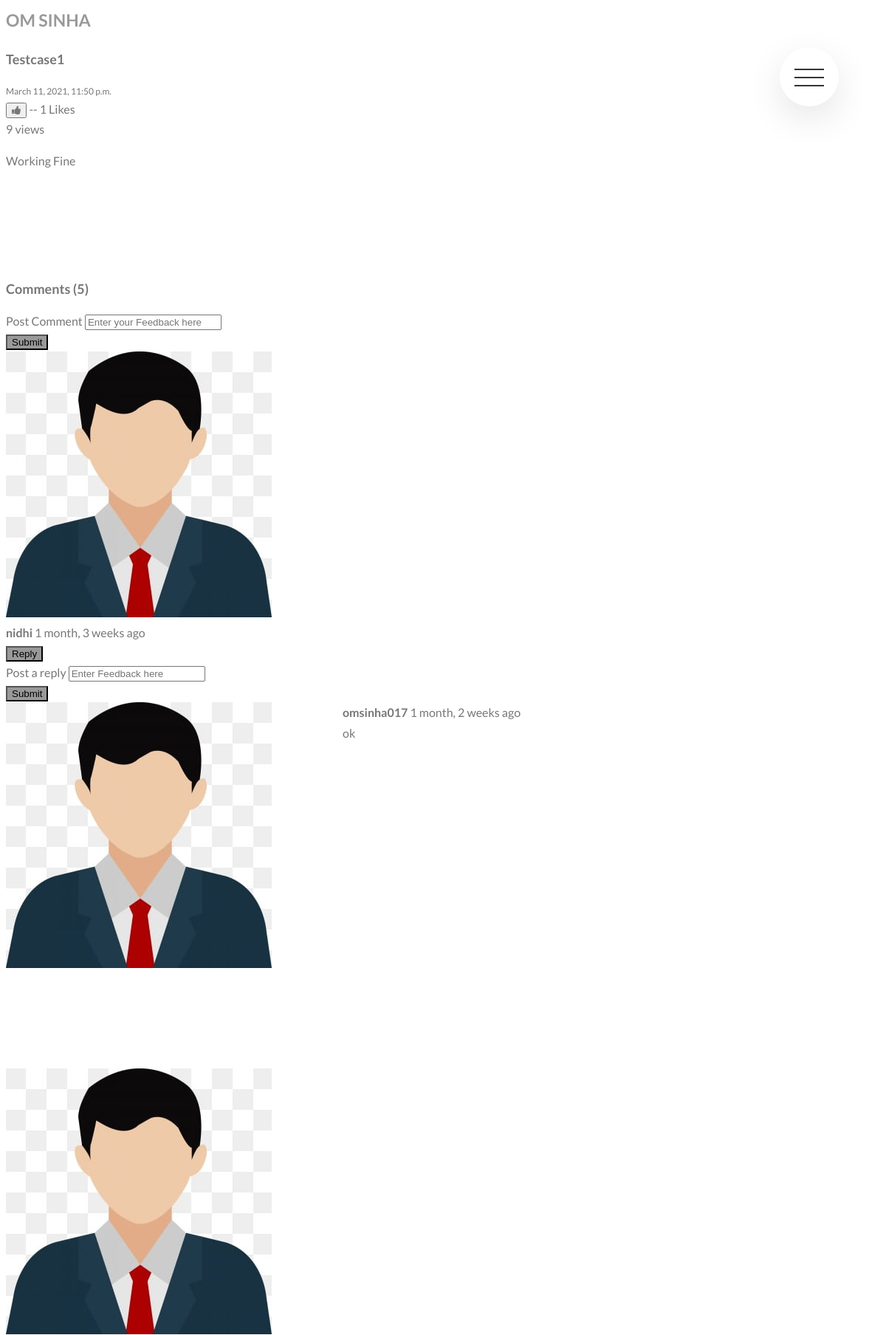
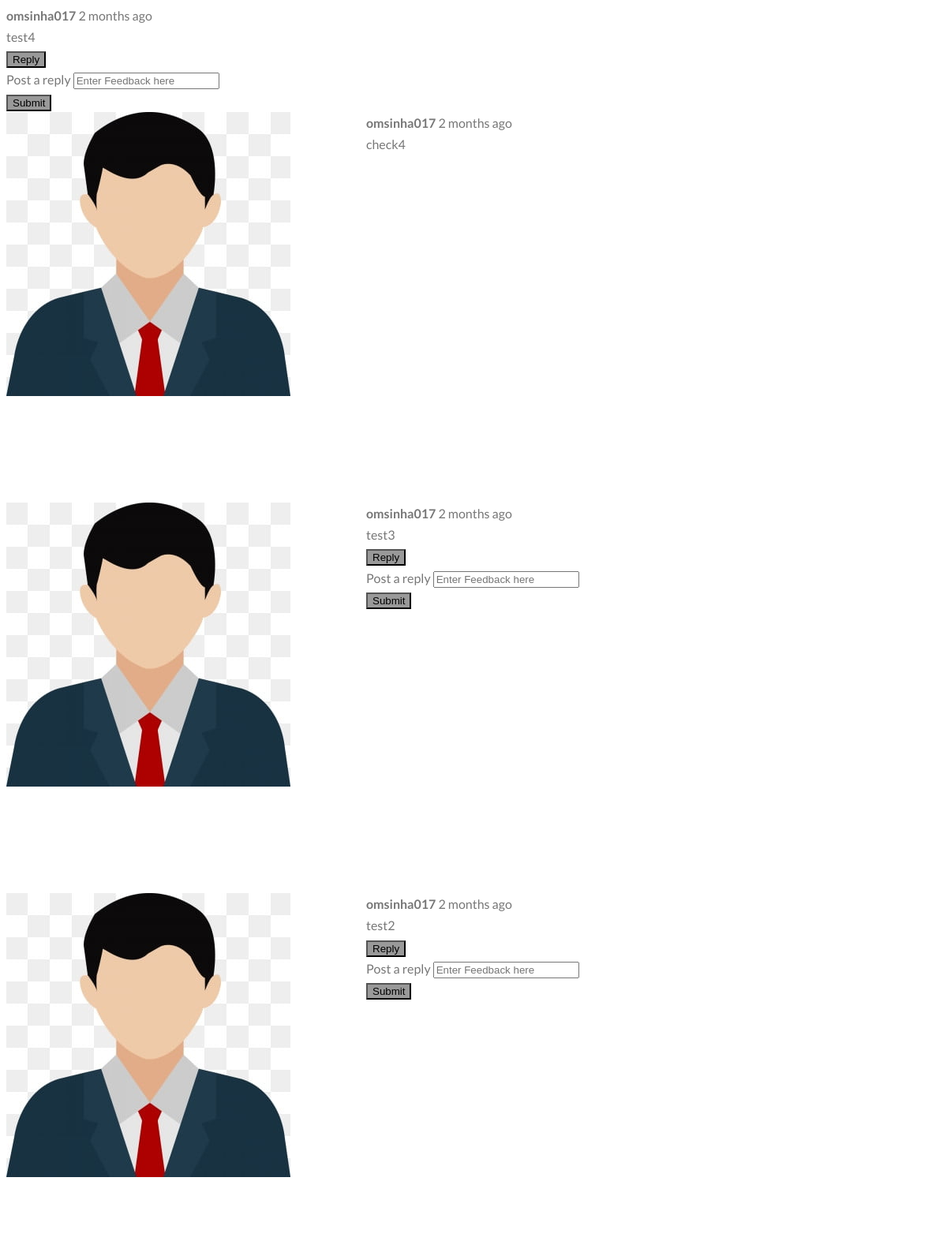
Screenshot of /posts/r/testcase1 (signed in, upper part) with the database file from the repository (2 pictures, top to bottom).
### posts/models.py (models this page shows, shortened)
class Post(models.Model):
    sno = models.AutoField(primary_key=True)
    user = models.ForeignKey(User, related_name="posts",on_delete=models.CASCADE)
    title = models.CharField(max_length=200)
    author = models.CharField(max_length=100)
    content = models.TextField()
    views = models.IntegerField(default=0)
    likes = models.ManyToManyField(User, related_name='blog_posts')
    tags = models.CharField(max_length=200)
    slug  = models.SlugField(blank=True, unique=True)
    created_at = models.DateTimeField(default=now)
    def total_likes(self):
        return self.likes.count()

class PostComment(models.Model):
    sno = models.AutoField(primary_key=True)
    comment = models.TextField()
    user = models.ForeignKey(User, on_delete=models.CASCADE)
    post = models.ForeignKey(Post, on_delete=models.CASCADE)
    parent = models.ForeignKey('self',on_delete=models.CASCADE, null=True )
    timestamp = models.DateTimeField(default=now)
    class Meta:
        ordering = ['-timestamp']

### posts/views.py (the view)
# urls.py: path("r/<str:slug>", PostDetail, name="postdetail"),
def PostDetail(request, slug):
    if request.user.is_authenticated:
        post = Post.objects.filter(slug=slug).first()
        post.views = post.views +1
        total_likes = post.total_likes()
        post.save()
        liked = False
        if post.likes.filter(id = request.user.id).exists():
            liked = True
        comments= PostComment.objects.filter(post=post, parent=None)
        replies= PostComment.objects.filter(post=post).exclude(parent=None)
        replyDict={}
        for reply in replies:
            if reply.parent.sno not in replyDict.keys():
                replyDict[reply.parent.sno]=[reply]
            else:
                replyDict[reply.parent.sno].append(reply)
        context={'post':post, 'comments': comments, 'user': request.user, 'replyDict': replyDict, 'total_likes': total_likes, 'liked': liked}
        return render(request,"posts/post_detail.html",context)
    else :
        return redirect("accounts:login")

### posts/models.py (called while the page is built)
def post_pre_save_receiver(sender, instance, *args, **kwargs):
    if not instance.slug:
        instance.slug = unique_slug_generator(instance)

### posts/templatetags/extras.py (called while the page is built)
@register.filter(name='get_val')
def get_val(dict, key):
    return dict.get(key)

### posts/templates/posts/post_detail.html (shortened to what this page needs)
{% extends "posts/post_base.html" %}
{% block post_content %}
{% load humanize %}
{% load extras %}
<div class="col-md-8">
    <div class="row no-gutters border rounded overflow-hidden flex-md-row mb-4 shadow-sm h-md-250 my-4 position-relative">
        <div class="col p-4 d-flex flex-column position-static">
            <strong class="d-inline-block mb-2" style="color: #999;text-transform: uppercase;font-size: 23px;">{{post.author}}</strong>
            <h3 class="mb-0" style="font-size:18px;">{{ post.title }}</h3>
            <div class="mb-1 text-muted" style="font-size:12px;">{{ post.created_at }}</div>
            <form action="{% url 'posts:like_post' post.sno %}" method="POST">
                {% if liked %}
                <button type="submit" name="post_sno" value="{{post.sno}}" ><i class="fa fa-thumbs-down" style="color: #777;"></i></button>
                {% else %}
                <button type="submit" name="post_sno" value="{{post.sno}}" ><i class="fa fa-thumbs-up" style="color: #777;"></i></button>
                {% endif %}  -- {{total_likes}} Likes
            </form>
            <span > {{post.views}} views</span>
            <p class="card-text mb-auto">{{ post.content }}</p>
        </div>
    </div>
    <div class="container">
        <h2 style="font-size: 18px;font-weight: 700;"> Comments ({{comments.count}}) </h2>
        <div class="my-2">
            {% if user.is_authenticated %}
            <form action="/posts/postComment" method="post">
                <div class="form-group">
                    <label for="exampleInputEmail1">Post Comment </label>
                    <input type="text" class="form-control" name="comment" placeholder="Enter your Feedback here">
                </div>
                <button type="submit" class="btn btn-primary" style="background-color:#999;margin-top: 5px;">Submit</button>
            </form>
            {% else %}
            Please login to post a comment
            {% endif %}
        </div>
        {% for comment in comments %}
        <div class="row my-3">
            <div class="col-md-1  ">
                <img class="rounded mx-auto d-block w-100 border border-dark p-2" src="/static/img/user.jpg" alt="user">
            </div>
            <div class="col-md-11 ">
                <b> {{comment.user.username}} </b> <span class="badge badge-secondary ">{{comment.timestamp| naturaltime}}</span>
                <div>{{comment.comment}}</div>
                <div class="reply mx-0">
                    {% if user.is_authenticated %}
                    <button class="btn btn-sm btn-primary" style="background-color:#999;margin-top: 5px;"  type="button" data-toggle="collapse" data-target="#replyBox{{comment.sno}}" aria-expanded="false" aria-controls="replyBox{{comment.sno}}">
                        Reply
                    </button>
                    <div class="collapse" id="replyBox{{comment.sno}}">
                        <div class="card card-body my-2">
                            <form action="/posts/postComment" method="post">
                                <div class="form-group">
                                    <label for="comment">Post a reply </label>
                                    <input type="text" class="form-control" name="comment" placeholder="Enter Feedback here">
                                </div>
                                <button type="submit" class="btn btn-primary" style="background-color:#999;margin-top: 5px;">Submit</button>
                            </form>
                        </div>
                    </div>
                    {% else %}
                    <button class="btn btn-sm btn-primary" style="background-color:#999;margin-top: 5px;" type="button" data-toggle="collapse" data-target="#replyBox{{comment.sno}}" aria-expanded="false" aria-controls="replyBox{{comment.sno}}">
                        Login to reply
                    </button>
                    {% endif %}
                    <div class="replies my-2 ">
                        {% for reply in replyDict|get_val:comment.sno %}
                        <div class="row my-2">
                            <div class="col-md-1 ">
                                <img class="rounded mx-auto d-block w-100 border border-dark p-2" src="/static/img/user.jpg" alt="user">
                            </div>
                            <div class="col-md-11">
                                <div class="col-md-11 ">
                                    <b> {{reply.user.username}} </b> <span class="badge badge-secondary ">{{reply.timestamp| naturaltime}}</span>
                                    <div>{{reply.comment}}</div>
                                </div>
                                <br>
                            </div>
                        </div>
                        {% endfor %}
                    </div>
                </div>
            </div>
        </div>
        {% endfor %}
    </div>
</div>
{% endblock %}

### posts/templates/posts/post_base.html
{% extends "base.html" %}
{% block content %}
<div class="posts-page">
	<div class="container">
		<div class="row">
			{% block post_content %}{% endblock %}
		</div>
	</div>
</div>
{% endblock %}

### templates/base.html (shortened to what this page needs)
<!DOCTYPE html>
{% load static %}
<html>
  <head>
    <link rel="stylesheet" href="https://cdnjs.cloudflare.com/ajax/libs/font-awesome/4.7.0/css/font-awesome.min.css">
    <link rel="stylesheet" href="{% static 'css/style.css' %}">
  </head>
<body>
  <div class="navigation">
    <label for="navi-toogle" class="navigation__button">
        <span class="navigation__icon">&nbsp;</span>
    </label>
      </div>
  <div class="container mycontent">
    {% block content %} {% endblock %}
  </div>
  </body>
</html>

### static/css/style.css (style rules this page uses)
body { font-family: "Lato" ,sans-serif; font-weight: 400; line-height: 1.7; color: #777; }
.row { max-width: 114rem; margin: 0 auto; }
.row:not(:last-child) { margin-bottom: 8rem; }
.row::after { content: ""; display: table; clear: both; }
.row [class^="col-"] { float: left; }
.row [class^="col-"]:not(:last-child) { margin-right: 6rem; }
.navigation__button { background-color: #fff; height: 5rem; width: 5rem; position: fixed; top: 4rem; right: 4rem; border-radius: 50%; z-index: 2000; box-shadow: 0 1rem 3rem rgba(0, 0, 0, 0.1); text-align: center; cursor: pointer; }
.navigation__icon { margin-top: 2.5rem; position: relative; }
.navigation__icon, .navigation__icon::before, .navigation__icon::after { width: 2.5rem; height: 2px; background-color: #333; display: inline-block; }
.navigation__icon::before, .navigation__icon::after { content: ""; position: absolute; left: 0; transition: all .2s; }
.navigation__icon::before { top: -.7rem; }
.navigation__icon::after { top: .7rem; }

### rows the page displays
Post: author "OM SINHA", title "Testcase1", created_at "March 11, 2021, 11:50 p.m.", views "9", content "Working Fine"
PostComment: user.username "nidhi", timestamp "1 month, 3 weeks ago"
PostComment: user.username "omsinha017", timestamp "1 month, 2 weeks ago", comment "ok"
PostComment: user.username "omsinha017", timestamp "2 months ago", comment "test4"
PostComment: user.username "omsinha017", timestamp "2 months ago", comment "check4"
PostComment: user.username "omsinha017", timestamp "2 months ago", comment "test3"
PostComment: user.username "omsinha017", timestamp "2 months ago", comment "test2"

### other values shown
{{ total_likes }} "1"
{{ comments.count }} "5"
